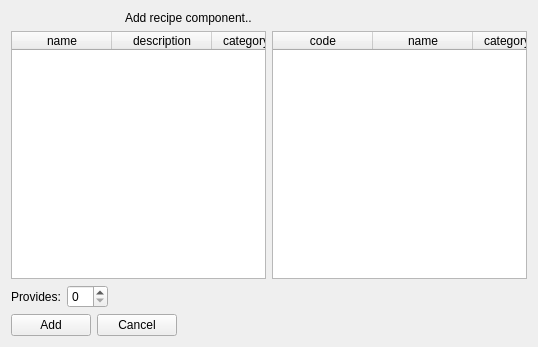
<?xml version="1.0" encoding="UTF-8"?>
<ui version="4.0">
 <class>recipe_component_add_form</class>
 <widget class="QWidget" name="recipe_component_add_form">
  <property name="geometry">
   <rect>
    <x>0</x>
    <y>0</y>
    <width>538</width>
    <height>347</height>
   </rect>
  </property>
  <property name="windowTitle">
   <string>Add recipe component</string>
  </property>
  <layout class="QGridLayout" name="gridLayout">
   <item row="5" column="0">
    <layout class="QHBoxLayout" name="horizontalLayout">
     <item>
      <widget class="QPushButton" name="link">
       <property name="text">
        <string>Add</string>
       </property>
       <property name="form" stdset="0">
        <string notr="true">_CLOSE_</string>
       </property>
       <property name="action" stdset="0">
        <string notr="true">createRecipeComponent RecipeComponent {recipe{{recipe}}; {{component}}; quantity{{quantity}}; link{{link}}}</string>
       </property>
      </widget>
     </item>
     <item>
      <widget class="QPushButton" name="cancel">
       <property name="text">
        <string>Cancel</string>
       </property>
       <property name="form" stdset="0">
        <string notr="true">_CLOSE_</string>
       </property>
      </widget>
     </item>
     <item>
      <spacer name="horizontalSpacer">
       <property name="orientation">
        <enum>Qt::Horizontal</enum>
       </property>
       <property name="sizeHint" stdset="0">
        <size>
         <width>40</width>
         <height>20</height>
        </size>
       </property>
      </spacer>
     </item>
    </layout>
   </item>
   <item row="0" column="0">
    <layout class="QHBoxLayout" name="horizontalLayout_2">
     <item>
      <widget class="QLabel" name="label_2">
       <property name="maximumSize">
        <size>
         <width>32</width>
         <height>32</height>
        </size>
       </property>
       <property name="text">
        <string/>
       </property>
      </widget>
     </item>
     <item>
      <widget class="QLabel" name="label_3">
       <property name="maximumSize">
        <size>
         <width>32</width>
         <height>32</height>
        </size>
       </property>
       <property name="text">
        <string/>
       </property>
       <property name="pixmap">
        <pixmap resource="../qtclient.qrc">:/images/link_add.png</pixmap>
       </property>
      </widget>
     </item>
     <item>
      <widget class="QLabel" name="label_4">
       <property name="maximumSize">
        <size>
         <width>32</width>
         <height>32</height>
        </size>
       </property>
       <property name="text">
        <string/>
       </property>
       <property name="pixmap">
        <pixmap resource="../qtclient.qrc">:/images/bricks.png</pixmap>
       </property>
      </widget>
     </item>
     <item>
      <widget class="QLabel" name="label">
       <property name="text">
        <string>Add recipe component..</string>
       </property>
      </widget>
     </item>
    </layout>
   </item>
   <item row="2" column="0">
    <layout class="QGridLayout" name="gridLayout_2">
     <item row="2" column="0">
      <layout class="QHBoxLayout" name="horizontalLayout_3"/>
     </item>
     <item row="0" column="0">
      <widget class="QTableWidget" name="recipe">
       <property name="horizontalScrollBarPolicy">
        <enum>Qt::ScrollBarAlwaysOff</enum>
       </property>
       <property name="alternatingRowColors">
        <bool>true</bool>
       </property>
       <property name="selectionMode">
        <enum>QAbstractItemView::SingleSelection</enum>
       </property>
       <property name="selectionBehavior">
        <enum>QAbstractItemView::SelectRows</enum>
       </property>
       <property name="showGrid">
        <bool>true</bool>
       </property>
       <property name="gridStyle">
        <enum>Qt::DotLine</enum>
       </property>
       <property name="sortingEnabled">
        <bool>true</bool>
       </property>
       <property name="action" stdset="0">
        <string notr="true">RecipeListRequest recipe {}</string>
       </property>
       <attribute name="horizontalHeaderShowSortIndicator" stdset="0">
        <bool>true</bool>
       </attribute>
       <attribute name="verticalHeaderStretchLastSection">
        <bool>false</bool>
       </attribute>
       <column>
        <property name="text">
         <string>name</string>
        </property>
       </column>
       <column>
        <property name="text">
         <string>description</string>
        </property>
       </column>
       <column>
        <property name="text">
         <string>categoryName</string>
        </property>
       </column>
       <column>
        <property name="text">
         <string>creationDate</string>
        </property>
       </column>
       <column>
        <property name="text">
         <string>comment</string>
        </property>
       </column>
      </widget>
     </item>
     <item row="0" column="1">
      <widget class="QTableWidget" name="component">
       <property name="horizontalScrollBarPolicy">
        <enum>Qt::ScrollBarAlwaysOff</enum>
       </property>
       <property name="alternatingRowColors">
        <bool>true</bool>
       </property>
       <property name="selectionMode">
        <enum>QAbstractItemView::SingleSelection</enum>
       </property>
       <property name="selectionBehavior">
        <enum>QAbstractItemView::SelectRows</enum>
       </property>
       <property name="showGrid">
        <bool>true</bool>
       </property>
       <property name="gridStyle">
        <enum>Qt::DotLine</enum>
       </property>
       <property name="sortingEnabled">
        <bool>true</bool>
       </property>
       <property name="action" stdset="0">
        <string notr="true">ComponentListRequest component {}</string>
       </property>
       <attribute name="horizontalHeaderShowSortIndicator" stdset="0">
        <bool>true</bool>
       </attribute>
       <attribute name="verticalHeaderStretchLastSection">
        <bool>false</bool>
       </attribute>
       <column>
        <property name="text">
         <string>code</string>
        </property>
       </column>
       <column>
        <property name="text">
         <string>name</string>
        </property>
       </column>
       <column>
        <property name="text">
         <string>categoryName</string>
        </property>
       </column>
       <column>
        <property name="text">
         <string>manufacturerName</string>
        </property>
       </column>
       <column>
        <property name="text">
         <string>mfgCode</string>
        </property>
       </column>
       <column>
        <property name="text">
         <string>webPage</string>
        </property>
       </column>
       <column>
        <property name="text">
         <string>description</string>
        </property>
       </column>
       <column>
        <property name="text">
         <string>price</string>
        </property>
       </column>
      </widget>
     </item>
    </layout>
   </item>
   <item row="3" column="0">
    <layout class="QFormLayout" name="formLayout">
     <property name="fieldGrowthPolicy">
      <enum>QFormLayout::AllNonFixedFieldsGrow</enum>
     </property>
     <item row="1" column="0">
      <widget class="QLabel" name="label_requires">
       <property name="text">
        <string>Provides:</string>
       </property>
      </widget>
     </item>
     <item row="1" column="1">
      <layout class="QHBoxLayout" name="horizontalLayout_5">
       <item>
        <widget class="QSpinBox" name="quantity"/>
       </item>
       <item>
        <spacer name="horizontalSpacer_2">
         <property name="orientation">
          <enum>Qt::Horizontal</enum>
         </property>
         <property name="sizeHint" stdset="0">
          <size>
           <width>40</width>
           <height>20</height>
          </size>
         </property>
        </spacer>
       </item>
      </layout>
     </item>
    </layout>
   </item>
  </layout>
 </widget>
 <tabstops>
  <tabstop>recipe</tabstop>
  <tabstop>component</tabstop>
  <tabstop>quantity</tabstop>
  <tabstop>link</tabstop>
  <tabstop>cancel</tabstop>
 </tabstops>
 <resources>
  <include location="../qtclient.qrc"/>
  <include location="../qtclient.qrc"/>
 </resources>
 <connections/>
</ui>
